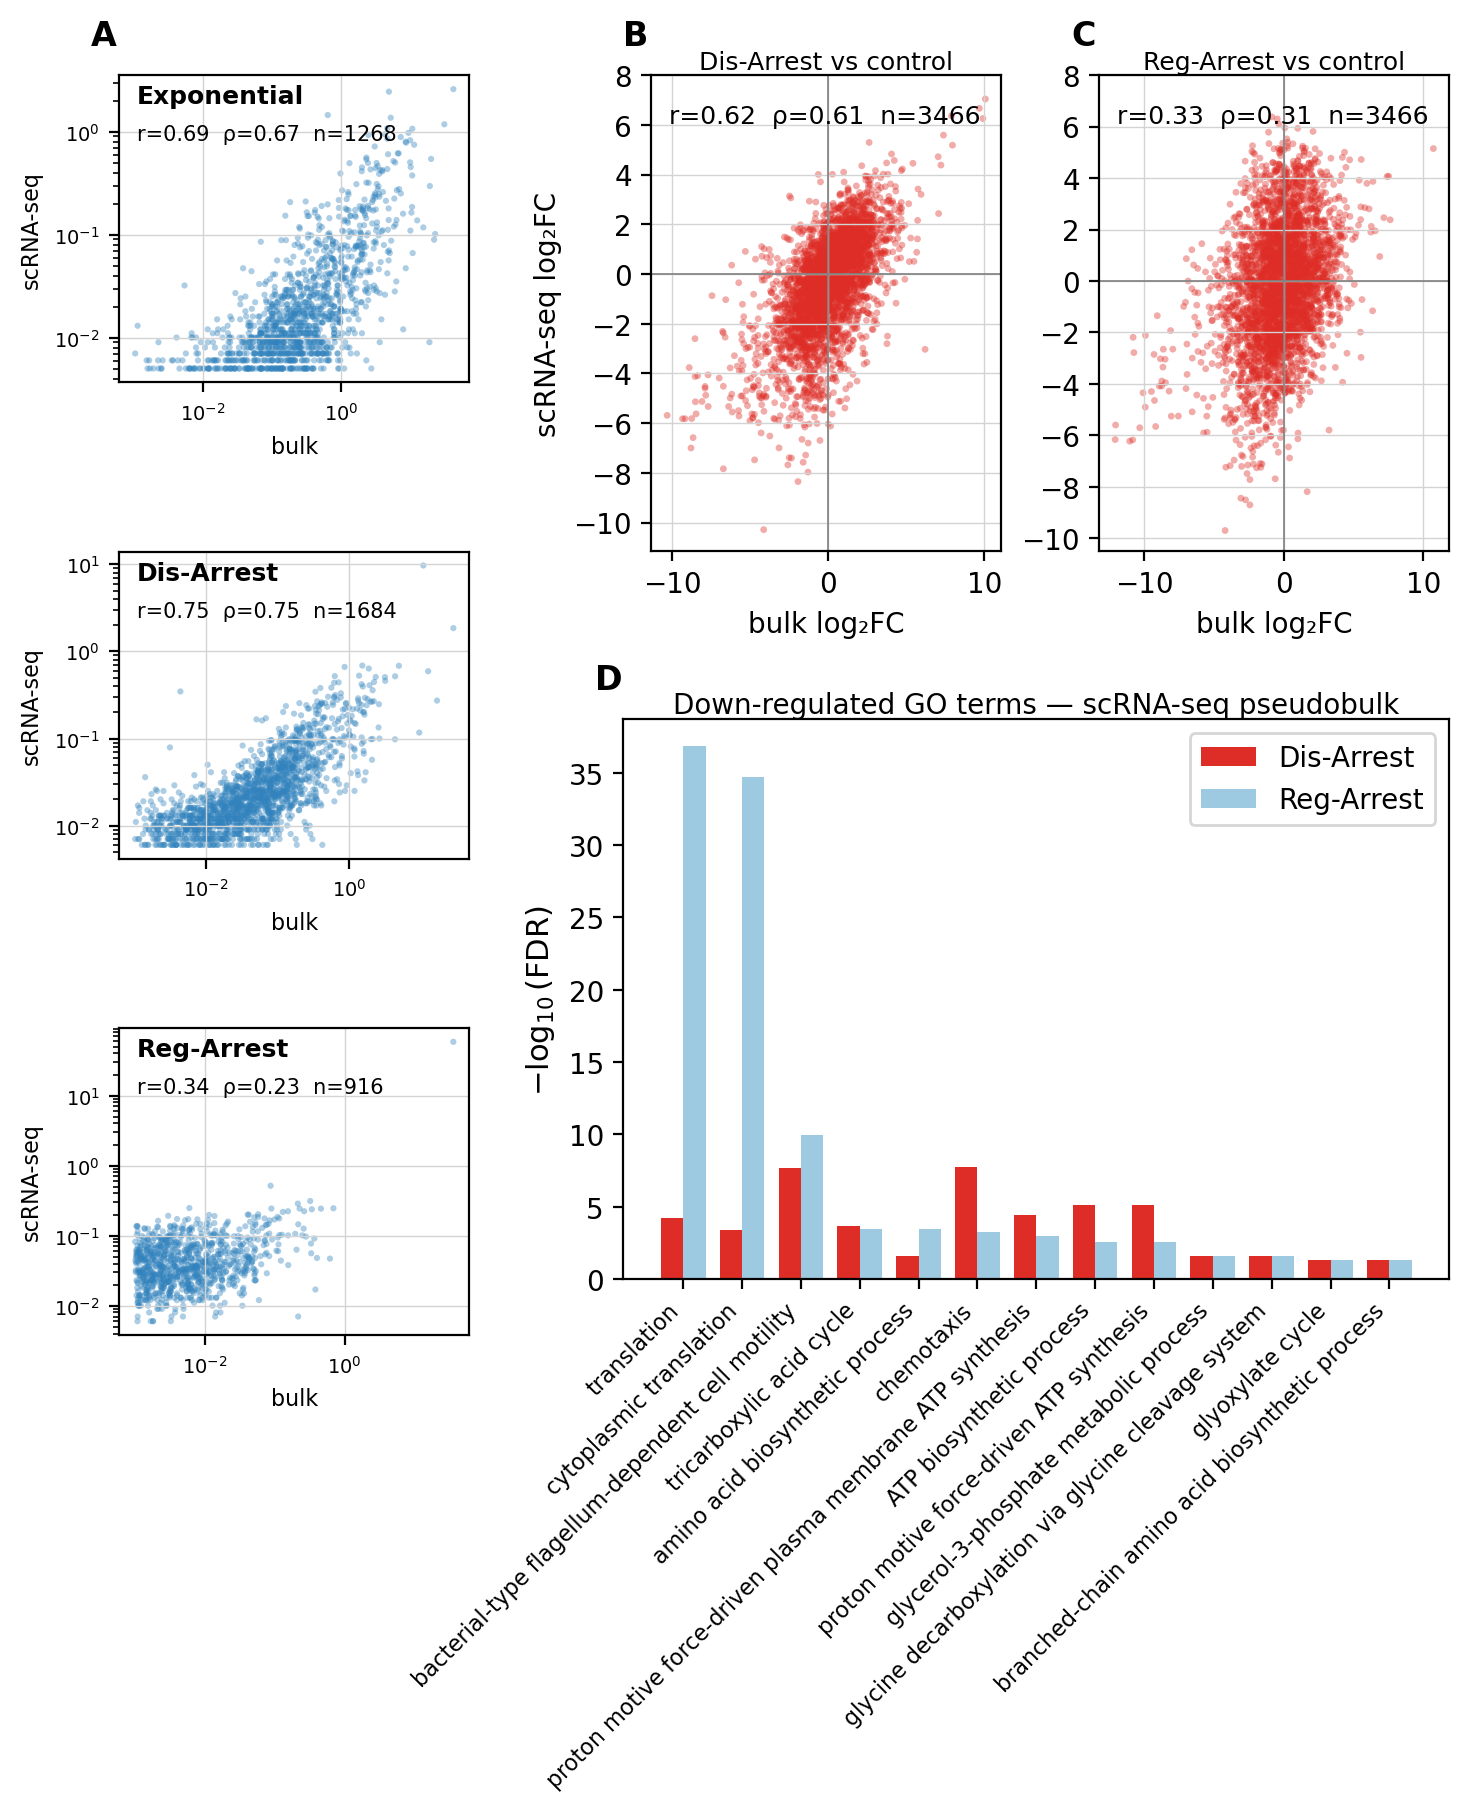

This chart was generated by the following Python code:
"""
Supplementary Figure S3 — scRNA-seq / bulk RNA-seq concordance (Reviewer #1, Comment 3).

Panel layout (9 × 8 in):
  A  Three stacked mean-expression scatter plots (sc vs bulk, log-log scale).
     Top: exponential (control); middle: Dis-Arrest; bottom: Reg-Arrest.
  B  Fold-change scatter: sc pseudobulk DESeq2 vs bulk DESeq2 (Dis-Arrest vs ctrl).
  C  Fold-change scatter: sc pseudobulk DESeq2 vs bulk DESeq2 (Reg-Arrest vs ctrl).
  D  GO terms significant in both conditions: paired -log10(FDR) bar chart.

Run from any directory; uses absolute paths derived from __file__.
"""
import os
import re
import sys
import numpy as np
import pandas as pd
import matplotlib
matplotlib.use('Agg')
import matplotlib.pyplot as plt
plt.style.use('default')
from scipy.stats import pearsonr, spearmanr

_HERE    = os.path.dirname(os.path.abspath(__file__))
_REPO    = os.path.dirname(os.path.dirname(_HERE))
sys.path.insert(0, os.path.join(_REPO, 'scripts', 'figures'))

from figure_functions import PanelFigure

META       = os.path.join(_REPO, 'metadata')
DATA       = os.path.join(_REPO, 'data_for_paper')
BULK_XLSX  = os.path.join(_REPO, 'bulk_data', 'All bulk data.xlsx')
BULK2_CSV = os.path.join(_REPO, 'bulk_data', 'exp0224_molecules_per_cell.csv')
BULK_DESEQ = os.path.join(_REPO, 'results', 'deseq_results', 'from counts')
SC_DESEQ   = os.path.join(_REPO, 'results', 'deseq_results', 'sc_pseudobulk')
GO_TABLE   = os.path.join(_REPO, 'results', 'GO_results', 'sc_pseudobulk',
                          'sc_GO_FDR_comparison_down_N500_table.csv')

SPIKE_INS = {'gfp', 'mcherry', 'tetr', 'laci', 'ampr', 'lelobekk'}


def _style_ax(ax, grid=True):
    """White background, full black box, optional light grid."""
    ax.set_facecolor('white')
    for spine in ax.spines.values():
        spine.set_visible(True)
        spine.set_color('black')
        spine.set_linewidth(0.8)
    if grid:
        ax.grid(True, color='lightgrey', linewidth=0.5, zorder=0)
    else:
        ax.grid(False)


# ── gene-name helpers (inlined from sc_pseudobulk_go / sc_bulk_correlation) ──

def get_gene_synonyms():
    gtf = pd.read_csv(os.path.join(META, 'genomic.gtf'), sep='\t',
                      comment='#', header=None)
    syn = {}
    for i in range(len(gtf)):
        if gtf.iloc[i, 2] == 'gene':
            attr = gtf.iloc[i, 8]
            m = re.search(r'gene "([^"]+)"', attr)
            if m:
                primary = m.group(1).lower()
                for s in re.findall(r'gene_synonym "([^"]+)"', attr):
                    syn[s.lower()] = primary
    return syn


def harmonize(genes, syn):
    out = []
    for g in genes:
        g = g.replace('LELOBEKK_', '').replace('LELOBEKK', '').lower()
        out.append(syn.get(g, g))
    return out


def map_locus_to_name():
    gff = pd.read_csv(os.path.join(META, 'gffFile_combined.gff'),
                      sep='\t', comment='#', header=None)
    out = {}
    for i in range(len(gff)):
        if gff.iloc[i, 2] == 'gene':
            attr = gff.iloc[i, 8]
            nm = re.search(r'Name=([^;]+)', attr)
            lt = re.search(r'locus_tag=([^;]+)', attr)
            if lt and nm:
                out[lt.group(1)] = nm.group(1)
    return out


def harmonize_bulk(genes, syn, locus2name):
    mapped = [locus2name.get(g, g) for g in genes]
    return harmonize(mapped, syn)


# ── panel functions ────────────────────────────────────────────────────────────

def mean_expression_corr(syn, locus2name, bulk_df, sc_file, bulk_cols_prefix, title, ax):
    sc = pd.read_csv(sc_file, index_col=0)
    sc_mean = sc.mean(axis=0)
    sc_mean.index = harmonize(list(sc_mean.index), syn)
    sc_mean = sc_mean[~sc_mean.index.isin(SPIKE_INS)].groupby(level=0).sum()

    bulk_cols = [c for c in bulk_df.columns if bulk_cols_prefix in str(c).lower()]
    bulk_mean = bulk_df[bulk_cols].mean(axis=1)
    bulk_mean.index = harmonize_bulk(list(bulk_mean.index), syn, locus2name)
    bulk_mean = bulk_mean.groupby(level=0).sum()

    common    = sorted(set(sc_mean.index) & set(bulk_mean.index))
    x = bulk_mean.reindex(common).to_numpy()
    y = sc_mean.reindex(common).to_numpy()
    keep = (x > 1e-3) & (y > 5e-3)
    x, y = x[keep], y[keep]
    r, _ = pearsonr(np.log10(x), np.log10(y))
    s, _ = spearmanr(x, y)

    ax.scatter(x, y, s=5, alpha=0.4, color='#3182bd', edgecolors='none')
    ax.set_xscale('log'); ax.set_yscale('log')
    ax.set_xlabel('bulk', fontsize=8)
    ax.set_ylabel('scRNA-seq', fontsize=8)
    ax.text(0.05, 0.97, title, transform=ax.transAxes,
            fontsize=9, va='top', fontweight='bold')
    ax.text(0.05, 0.84, f'r={r:.2f}  ρ={s:.2f}  n={len(x)}',
            transform=ax.transAxes, fontsize=7.5, va='top')
    ax.tick_params(labelsize=7)
    _style_ax(ax, grid=True)
    return r, s, len(x)


def lfc_corr(syn, locus2name, study, ax, y_label = True):
    sc = pd.read_csv(os.path.join(SC_DESEQ, f'deseq2_results_{study}_vs_control.csv'),
                     index_col=0)
    sc_lfc = sc['log2FoldChange']
    sc_lfc.index = harmonize(list(sc_lfc.index), syn)
    sc_lfc = sc_lfc[~sc_lfc.index.isin(SPIKE_INS)].groupby(level=0).mean()

    bulk = pd.read_csv(os.path.join(BULK_DESEQ, f'deseq2_results_{study}.csv'), index_col=0)
    bulk_lfc = bulk['log2FoldChange']
    bulk_lfc.index = harmonize_bulk(list(bulk_lfc.index), syn, locus2name)
    bulk_lfc = bulk_lfc.groupby(level=0).mean()

    common = sorted(set(sc_lfc.index) & set(bulk_lfc.index))
    x = bulk_lfc.reindex(common).to_numpy()
    y = sc_lfc.reindex(common).to_numpy()
    keep = np.isfinite(x) & np.isfinite(y)
    x, y = x[keep], y[keep]
    r, _ = pearsonr(x, y)
    s, _ = spearmanr(x, y)

    label = 'Dis-Arrest' if study == 'disrupted' else 'Reg-Arrest'
    ax.scatter(x, y, s=6, alpha=0.4, color='#de2d26', edgecolors='none')
    ax.axhline(0, color='grey', lw=0.6)
    ax.axvline(0, color='grey', lw=0.6)
    ax.set_xlabel('bulk log₂FC', fontsize=10)
    if y_label:
        ax.set_ylabel('scRNA-seq log₂FC', fontsize=10)
    ax.set_title(f'{label} vs control', fontsize=9, pad=2)
    ax.set_yticks([-10,-8,-6,-4,-2,0,2,4,6,8])
    ax.text(0.05, 0.94, f'r={r:.2f}  ρ={s:.2f}  n={len(x)}',
            transform=ax.transAxes, fontsize=9, va='top')
    _style_ax(ax, grid=True)
    return r, s, len(x)


def go_bar(ax):
    comp = pd.read_csv(GO_TABLE, index_col=0)
    dd = -np.log10(comp['disrupted_FDR'].to_numpy())
    dr = -np.log10(comp['regulated_FDR'].to_numpy())
    xpos = np.arange(len(comp))
    w = 0.38
    ax.bar(xpos - w / 2, dd, width=w, label='Dis-Arrest', color='#de2d26')
    ax.bar(xpos + w / 2, dr, width=w, label='Reg-Arrest', color='#9ecae1')
    ax.set_ylabel(r'$-\log_{10}(\mathrm{FDR})$', fontsize=11)
    ax.set_xticks(xpos)
    ax.set_xticklabels(comp['Term'], rotation=45, ha='right', fontsize=8)
    ax.set_title('Down-regulated GO terms — scRNA-seq pseudobulk', fontsize=10, pad=2)
    ax.legend(fontsize=10)
    _style_ax(ax, grid=False)


# ── main ───────────────────────────────────────────────────────────────────────

if __name__ == '__main__':
    syn        = get_gene_synonyms()
    locus2name = map_locus_to_name()
    bulk_df    = pd.read_excel(BULK_XLSX, index_col=0)
    bulk_exp_df = pd.read_csv(BULK2_CSV, index_col=0)

    fig = PanelFigure(figsize=(7, 7), label_offset=(-0.02, 0.04))

    # Panel A — three stacked mean-expression scatter plots (full left column)
    axs_A = fig.add_grid_panel([0.02, 0.04, 0.25, 0.90],
                               nrows=3, ncols=1, label='A', hspace=0.55)
    sc_specs = [
        ('Expira_biorep_t0A_filtered.csv', 'exp',       'Exponential'),
        ('sample_13a_filtered.csv',     'disrupted',  'Dis-Arrest'),
        ('sample_15b_filtered.csv',     'casp',       'Reg-Arrest'),
    ]
    for ax, (fname, prefix, title) in zip(axs_A[:, 0], sc_specs):
        if prefix == 'exp':
            r, s, n = mean_expression_corr(
                syn, locus2name, bulk_exp_df,
                os.path.join(DATA, fname), prefix, title, ax)
        else:
            r, s, n = mean_expression_corr(
                syn, locus2name, bulk_df,
                os.path.join(DATA, fname), prefix, title, ax)
        print(f'Mean expr {title:12s}: Pearson r={r:.2f}, Spearman ρ={s:.2f}, n={n}')

    # Panel B — LFC scatter: Dis-Arrest
    ax_B = fig.add_panel([0.4, 0.6, 0.25, 0.34], label='B')
    r, s, n = lfc_corr(syn, locus2name, 'disrupted', ax_B)
    print(f'LFC Dis-Arrest:      Pearson r={r:.2f}, Spearman ρ={s:.2f}, n={n}')

    # Panel C — LFC scatter: Reg-Arrest
    ax_C = fig.add_panel([0.72, 0.6, 0.25, 0.34], label='C')
    r, s, n = lfc_corr(syn, locus2name, 'regulated', ax_C, y_label=False)
    print(f'LFC Reg-Arrest:      Pearson r={r:.2f}, Spearman ρ={s:.2f}, n={n}')

    # Panel D — GO bar chart
    ax_D = fig.add_panel([0.38, 0.08, 0.59, 0.4], label='D')
    go_bar(ax_D)

    out = os.path.join(_HERE, 'figure_s3')
    fig.save(out + '.pdf', format='pdf', bbox_inches='tight')
    fig.save(out + '.png', dpi=200, bbox_inches='tight')
    print('wrote', out + '.svg')
